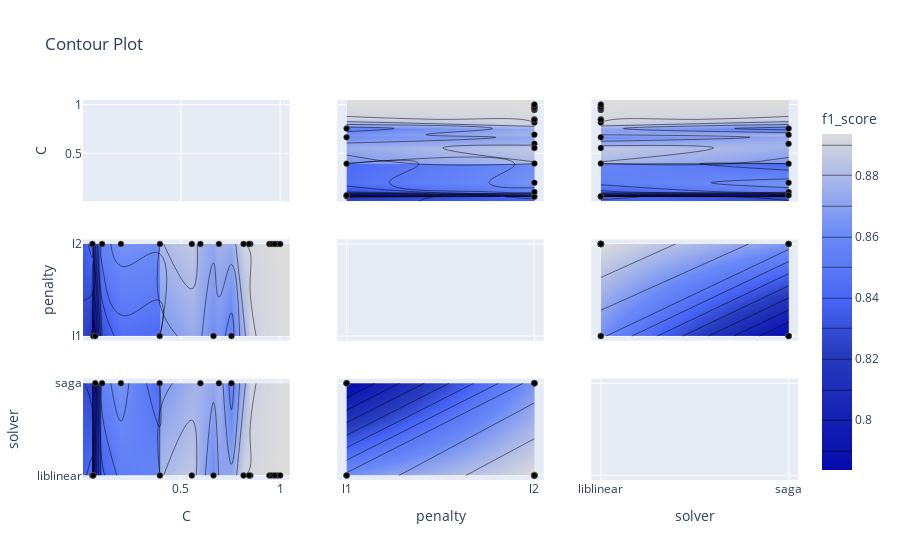

The notebook cell this image was saved under:
### Markdown cell above
График контура отношений гиперпараметров показывает связь между различными комбинациями гиперпараметров и значение метрики для этих комбинаций в виде контурного графика.

### Code cell
optuna.visualization.plot_contour(study, params=["penalty",  "solver",  "C"],
                                  target_name="f1_score")

### Figure 1 — Plotly figure (JSON) as saved in the notebook; plotly's stock layout.template omitted (floating-point values rounded to 4 significant figures)
{"data": [{"type": "scatter", "xaxis": "x", "yaxis": "y"}, {"colorbar": {"title": {"text": "f1_score"}}, "colorscale": [[0, "rgb(5,10,172)"], [0.35, "rgb(40,60,190)"], [0.5, "rgb(70,100,245)"], [0.6, "rgb(90,120,245)"], [0.7, "rgb(106,137,247)"], [1, "rgb(220,220,220)"]], "connectgaps": true, "contours": {"coloring": "heatmap"}, "hoverinfo": "none", "line": {"smoothing": 1.3}, "reversescale": false, "showscale": true, "type": "contour", "x": [0.007797, 0.05504, 0.05945, 0.06961, 0.1038, 0.1986, 0.3938, 0.3949, 0.5555, 0.5985, 0.6645, 0.6918, 0.7548, 0.8157, 0.8433, 0.8499, 0.9457, 0.9587, 0.9724, 0.9866, 1.0, 1.047], "xaxis": "x4", "y": ["l1", "l2"], "yaxis": "y4", "z": [[null, null, 0.7837, 0.7886, null, null, 0.8425, null, null, null, 0.8621, null, 0.8552, null, null, null, null, null, null, null, null, null], [null, 0.8439, null, null, 0.856, 0.8645, null, 0.8792, 0.8857, 0.8769, null, 0.8771, null, 0.8905, 0.8902, 0.8908, 0.8929, 0.8929, 0.8929, 0.8932, 0.8935, null]]}, {"marker": {"color": "black", "line": {"color": "Grey", "width": 0.5}}, "mode": "markers", "showlegend": false, "type": "scatter", "x": [0.7548, 0.5985, 0.3938, 0.05504, 0.6918, 0.05945, 0.1038, 0.1986, 0.06961, 0.5555, 0.9457, 0.9866, 0.9587, 0.9724, 0.8157, 0.8499, 0.3949, 1.0, 0.6645, 0.8433], "xaxis": "x4", "y": ["l1", "l2", "l1", "l2", "l2", "l1", "l2", "l2", "l1", "l2", "l2", "l2", "l2", "l2", "l2", "l2", "l2", "l2", "l1", "l2"], "yaxis": "y4"}, {"colorbar": {"title": {"text": "f1_score"}}, "colorscale": [[0, "rgb(5,10,172)"], [0.35, "rgb(40,60,190)"], [0.5, "rgb(70,100,245)"], [0.6, "rgb(90,120,245)"], [0.7, "rgb(106,137,247)"], [1, "rgb(220,220,220)"]], "connectgaps": true, "contours": {"coloring": "heatmap"}, "hoverinfo": "none", "line": {"smoothing": 1.3}, "reversescale": false, "showscale": false, "type": "contour", "x": [0.007797, 0.05504, 0.05945, 0.06961, 0.1038, 0.1986, 0.3938, 0.3949, 0.5555, 0.5985, 0.6645, 0.6918, 0.7548, 0.8157, 0.8433, 0.8499, 0.9457, 0.9587, 0.9724, 0.9866, 1.0, 1.047], "xaxis": "x7", "y": ["liblinear", "saga"], "yaxis": "y7", "z": [[null, 0.8439, 0.7837, null, null, null, null, 0.8792, 0.8857, null, 0.8621, null, null, 0.8905, 0.8902, 0.8908, 0.8929, 0.8929, 0.8929, 0.8932, 0.8935, null], [null, null, null, 0.7886, 0.856, 0.8645, 0.8425, null, null, 0.8769, null, 0.8771, 0.8552, null, null, null, null, null, null, null, null, null]]}, {"marker": {"color": "black", "line": {"color": "Grey", "width": 0.5}}, "mode": "markers", "showlegend": false, "type": "scatter", "x": [0.7548, 0.5985, 0.3938, 0.05504, 0.6918, 0.05945, 0.1038, 0.1986, 0.06961, 0.5555, 0.9457, 0.9866, 0.9587, 0.9724, 0.8157, 0.8499, 0.3949, 1.0, 0.6645, 0.8433], "xaxis": "x7", "y": ["saga", "saga", "saga", "liblinear", "saga", "liblinear", "saga", "saga", "saga", "liblinear", "liblinear", "liblinear", "liblinear", "liblinear", "liblinear", "liblinear", "liblinear", "liblinear", "liblinear", "liblinear"], "yaxis": "y7"}, {"colorbar": {"title": {"text": "f1_score"}}, "colorscale": [[0, "rgb(5,10,172)"], [0.35, "rgb(40,60,190)"], [0.5, "rgb(70,100,245)"], [0.6, "rgb(90,120,245)"], [0.7, "rgb(106,137,247)"], [1, "rgb(220,220,220)"]], "connectgaps": true, "contours": {"coloring": "heatmap"}, "hoverinfo": "none", "line": {"smoothing": 1.3}, "reversescale": false, "showscale": false, "type": "contour", "x": ["l1", "l2"], "xaxis": "x2", "y": [0.007797, 0.05504, 0.05945, 0.06961, 0.1038, 0.1986, 0.3938, 0.3949, 0.5555, 0.5985, 0.6645, 0.6918, 0.7548, 0.8157, 0.8433, 0.8499, 0.9457, 0.9587, 0.9724, 0.9866, 1.0, 1.047], "yaxis": "y2", "z": [[null, null], [null, 0.8439], [0.7837, null], [0.7886, null], [null, 0.856], [null, 0.8645], [0.8425, null], [null, 0.8792], [null, 0.8857], [null, 0.8769], [0.8621, null], [null, 0.8771], [0.8552, null], [null, 0.8905], [null, 0.8902], [null, 0.8908], [null, 0.8929], [null, 0.8929], [null, 0.8929], [null, 0.8932], [null, 0.8935], [null, null]]}, {"marker": {"color": "black", "line": {"color": "Grey", "width": 0.5}}, "mode": "markers", "showlegend": false, "type": "scatter", "x": ["l1", "l2", "l1", "l2", "l2", "l1", "l2", "l2", "l1", "l2", "l2", "l2", "l2", "l2", "l2", "l2", "l2", "l2", "l1", "l2"], "xaxis": "x2", "y": [0.7548, 0.5985, 0.3938, 0.05504, 0.6918, 0.05945, 0.1038, 0.1986, 0.06961, 0.5555, 0.9457, 0.9866, 0.9587, 0.9724, 0.8157, 0.8499, 0.3949, 1.0, 0.6645, 0.8433], "yaxis": "y2"}, {"type": "scatter", "xaxis": "x5", "yaxis": "y5"}, {"colorbar": {"title": {"text": "f1_score"}}, "colorscale": [[0, "rgb(5,10,172)"], [0.35, "rgb(40,60,190)"], [0.5, "rgb(70,100,245)"], [0.6, "rgb(90,120,245)"], [0.7, "rgb(106,137,247)"], [1, "rgb(220,220,220)"]], "connectgaps": true, "contours": {"coloring": "heatmap"}, "hoverinfo": "none", "line": {"smoothing": 1.3}, "reversescale": false, "showscale": false, "type": "contour", "x": ["l1", "l2"], "xaxis": "x8", "y": ["liblinear", "saga"], "yaxis": "y8", "z": [[0.8621, 0.8902], [0.7886, 0.8645]]}, {"marker": {"color": "black", "line": {"color": "Grey", "width": 0.5}}, "mode": "markers", "showlegend": false, "type": "scatter", "x": ["l1", "l2", "l1", "l2", "l2", "l1", "l2", "l2", "l1", "l2", "l2", "l2", "l2", "l2", "l2", "l2", "l2", "l2", "l1", "l2"], "xaxis": "x8", "y": ["saga", "saga", "saga", "liblinear", "saga", "liblinear", "saga", "saga", "saga", "liblinear", "liblinear", "liblinear", "liblinear", "liblinear", "liblinear", "liblinear", "liblinear", "liblinear", "liblinear", "liblinear"], "yaxis": "y8"}, {"colorbar": {"title": {"text": "f1_score"}}, "colorscale": [[0, "rgb(5,10,172)"], [0.35, "rgb(40,60,190)"], [0.5, "rgb(70,100,245)"], [0.6, "rgb(90,120,245)"], [0.7, "rgb(106,137,247)"], [1, "rgb(220,220,220)"]], "connectgaps": true, "contours": {"coloring": "heatmap"}, "hoverinfo": "none", "line": {"smoothing": 1.3}, "reversescale": false, "showscale": false, "type": "contour", "x": ["liblinear", "saga"], "xaxis": "x3", "y": [0.007797, 0.05504, 0.05945, 0.06961, 0.1038, 0.1986, 0.3938, 0.3949, 0.5555, 0.5985, 0.6645, 0.6918, 0.7548, 0.8157, 0.8433, 0.8499, 0.9457, 0.9587, 0.9724, 0.9866, 1.0, 1.047], "yaxis": "y3", "z": [[null, null], [0.8439, null], [0.7837, null], [null, 0.7886], [null, 0.856], [null, 0.8645], [null, 0.8425], [0.8792, null], [0.8857, null], [null, 0.8769], [0.8621, null], [null, 0.8771], [null, 0.8552], [0.8905, null], [0.8902, null], [0.8908, null], [0.8929, null], [0.8929, null], [0.8929, null], [0.8932, null], [0.8935, null], [null, null]]}, {"marker": {"color": "black", "line": {"color": "Grey", "width": 0.5}}, "mode": "markers", "showlegend": false, "type": "scatter", "x": ["saga", "saga", "saga", "liblinear", "saga", "liblinear", "saga", "saga", "saga", "liblinear", "liblinear", "liblinear", "liblinear", "liblinear", "liblinear", "liblinear", "liblinear", "liblinear", "liblinear", "liblinear"], "xaxis": "x3", "y": [0.7548, 0.5985, 0.3938, 0.05504, 0.6918, 0.05945, 0.1038, 0.1986, 0.06961, 0.5555, 0.9457, 0.9866, 0.9587, 0.9724, 0.8157, 0.8499, 0.3949, 1.0, 0.6645, 0.8433], "yaxis": "y3"}, {"colorbar": {"title": {"text": "f1_score"}}, "colorscale": [[0, "rgb(5,10,172)"], [0.35, "rgb(40,60,190)"], [0.5, "rgb(70,100,245)"], [0.6, "rgb(90,120,245)"], [0.7, "rgb(106,137,247)"], [1, "rgb(220,220,220)"]], "connectgaps": true, "contours": {"coloring": "heatmap"}, "hoverinfo": "none", "line": {"smoothing": 1.3}, "reversescale": false, "showscale": false, "type": "contour", "x": ["liblinear", "saga"], "xaxis": "x6", "y": ["l1", "l2"], "yaxis": "y6", "z": [[0.8621, 0.7886], [0.8902, 0.8645]]}, {"marker": {"color": "black", "line": {"color": "Grey", "width": 0.5}}, "mode": "markers", "showlegend": false, "type": "scatter", "x": ["saga", "saga", "saga", "liblinear", "saga", "liblinear", "saga", "saga", "saga", "liblinear", "liblinear", "liblinear", "liblinear", "liblinear", "liblinear", "liblinear", "liblinear", "liblinear", "liblinear", "liblinear"], "xaxis": "x6", "y": ["l1", "l2", "l1", "l2", "l2", "l1", "l2", "l2", "l1", "l2", "l2", "l2", "l2", "l2", "l2", "l2", "l2", "l2", "l1", "l2"], "yaxis": "y6"}, {"type": "scatter", "xaxis": "x9", "yaxis": "y9"}], "layout": {"title": {"text": "Contour Plot"}, "xaxis": {"anchor": "y", "domain": [0, 0.2889], "matches": "x7", "range": [0.007797, 1.047], "showticklabels": false}, "xaxis2": {"anchor": "y2", "domain": [0.3556, 0.6444], "matches": "x8", "range": [-0.05, 1.05], "showticklabels": false, "type": "category"}, "xaxis3": {"anchor": "y3", "domain": [0.7111, 1], "matches": "x9", "range": [-0.05, 1.05], "showticklabels": false, "type": "category"}, "xaxis4": {"anchor": "y4", "domain": [0, 0.2889], "matches": "x7", "range": [0.007797, 1.047], "showticklabels": false}, "xaxis5": {"anchor": "y5", "domain": [0.3556, 0.6444], "matches": "x8", "range": [-0.05, 1.05], "showticklabels": false, "type": "category"}, "xaxis6": {"anchor": "y6", "domain": [0.7111, 1], "matches": "x9", "range": [-0.05, 1.05], "showticklabels": false, "type": "category"}, "xaxis7": {"anchor": "y7", "domain": [0, 0.2889], "range": [0.007797, 1.047], "title": {"text": "C"}}, "xaxis8": {"anchor": "y8", "domain": [0.3556, 0.6444], "range": [-0.05, 1.05], "title": {"text": "penalty"}, "type": "category"}, "xaxis9": {"anchor": "y9", "domain": [0.7111, 1], "range": [-0.05, 1.05], "title": {"text": "solver"}, "type": "category"}, "yaxis": {"anchor": "x", "domain": [0.7333, 1], "range": [0.007797, 1.047], "title": {"text": "C"}}, "yaxis2": {"anchor": "x2", "domain": [0.7333, 1], "matches": "y", "range": [0.007797, 1.047], "showticklabels": false}, "yaxis3": {"anchor": "x3", "domain": [0.7333, 1], "matches": "y", "range": [0.007797, 1.047], "showticklabels": false}, "yaxis4": {"anchor": "x4", "domain": [0.3667, 0.6333], "range": [-0.05, 1.05], "title": {"text": "penalty"}, "type": "category"}, "yaxis5": {"anchor": "x5", "domain": [0.3667, 0.6333], "matches": "y4", "range": [-0.05, 1.05], "showticklabels": false, "type": "category"}, "yaxis6": {"anchor": "x6", "domain": [0.3667, 0.6333], "matches": "y4", "range": [-0.05, 1.05], "showticklabels": false, "type": "category"}, "yaxis7": {"anchor": "x7", "domain": [0, 0.2667], "range": [-0.05, 1.05], "title": {"text": "solver"}, "type": "category"}, "yaxis8": {"anchor": "x8", "domain": [0, 0.2667], "matches": "y7", "range": [-0.05, 1.05], "showticklabels": false, "type": "category"}, "yaxis9": {"anchor": "x9", "domain": [0, 0.2667], "matches": "y7", "range": [-0.05, 1.05], "showticklabels": false, "type": "category"}}}
